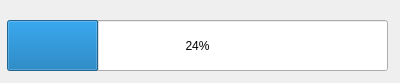
<?xml version="1.0" encoding="UTF-8"?>
<ui version="4.0">
 <class>modalDialog</class>
 <widget class="QWidget" name="modalDialog">
  <property name="geometry">
   <rect>
    <x>0</x>
    <y>0</y>
    <width>400</width>
    <height>83</height>
   </rect>
  </property>
  <property name="windowTitle">
   <string>Form</string>
  </property>
  <widget class="QProgressBar" name="progressBar">
   <property name="geometry">
    <rect>
     <x>7</x>
     <y>20</y>
     <width>381</width>
     <height>51</height>
    </rect>
   </property>
   <property name="value">
    <number>24</number>
   </property>
  </widget>
 </widget>
 <resources/>
 <connections/>
</ui>
